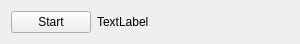
<?xml version="1.0" encoding="UTF-8"?>
<ui version="4.0">
 <class>WindowCopier</class>
 <widget class="QMainWindow" name="WindowCopier">
  <property name="geometry">
   <rect>
    <x>0</x>
    <y>0</y>
    <width>300</width>
    <height>34</height>
   </rect>
  </property>
  <property name="sizePolicy">
   <sizepolicy hsizetype="Preferred" vsizetype="Preferred">
    <horstretch>0</horstretch>
    <verstretch>0</verstretch>
   </sizepolicy>
  </property>
  <property name="minimumSize">
   <size>
    <width>0</width>
    <height>0</height>
   </size>
  </property>
  <property name="windowTitle">
   <string>WindowCopier</string>
  </property>
  <widget class="QWidget" name="centralWidget">
   <layout class="QHBoxLayout" name="horizontalLayout_2">
    <item>
     <widget class="QPushButton" name="startButton">
      <property name="sizePolicy">
       <sizepolicy hsizetype="Fixed" vsizetype="Fixed">
        <horstretch>0</horstretch>
        <verstretch>0</verstretch>
       </sizepolicy>
      </property>
      <property name="text">
       <string>Start</string>
      </property>
     </widget>
    </item>
    <item>
     <widget class="QLabel" name="instructionLabel">
      <property name="sizePolicy">
       <sizepolicy hsizetype="Minimum" vsizetype="Preferred">
        <horstretch>0</horstretch>
        <verstretch>0</verstretch>
       </sizepolicy>
      </property>
      <property name="text">
       <string>TextLabel</string>
      </property>
     </widget>
    </item>
   </layout>
  </widget>
 </widget>
 <layoutdefault spacing="6" margin="11"/>
 <resources/>
 <connections/>
</ui>
